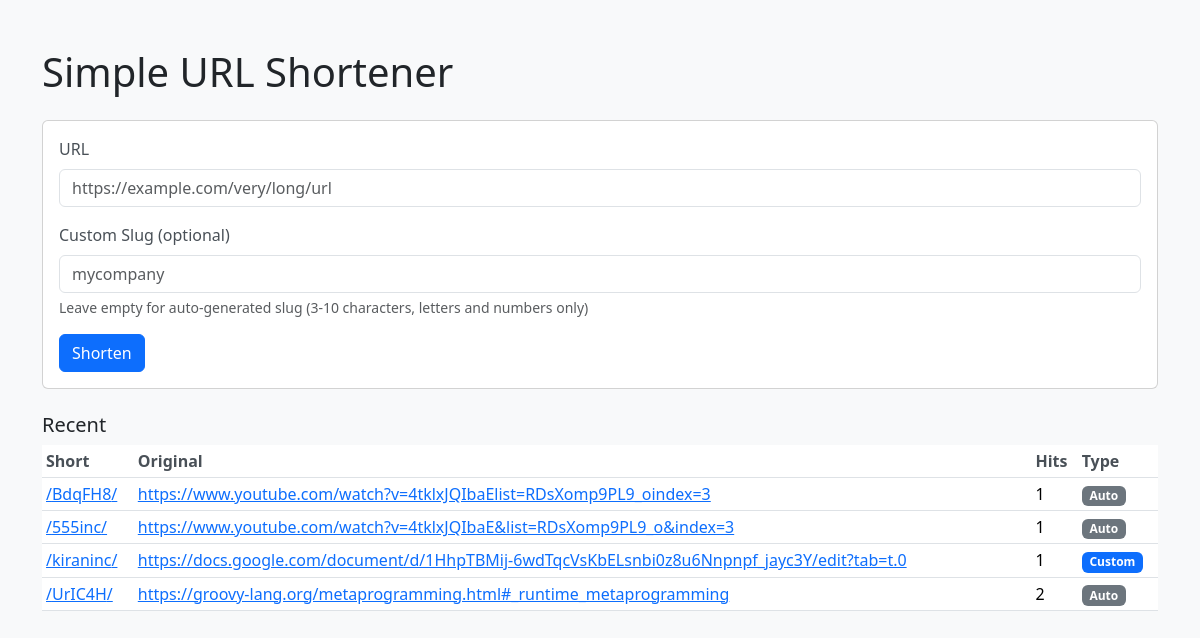
The page / on the database its author committed.
### shorten/models.py (models this page shows, shortened)
class ShortURL(models.Model):
    original_url = models.URLField(max_length=2048, unique=True)
    slug = models.CharField(max_length=10, unique=True, db_index=True)
    created_at = models.DateTimeField(default=timezone.now)
    hits = models.PositiveIntegerField(default=0)

### shorten/views.py (the view, shortened to what this page needs)
# urls.py: path('', views.index, name='index'),
def index(request):
    form = ShortenForm(request.POST or None)
    created = None
    return render(request, 'shorten/index.html', {
        'form': form,
        'created': created,
        'recent': ShortURL.objects.order_by('-created_at')[:10],
        'domain': request.get_host(),
    })

### shorten/forms.py (shortened to what this page needs)
class ShortenForm(forms.Form):
    original_url = forms.URLField(
        label='URL',
        max_length=2048,
        widget=forms.URLInput(attrs={
            'placeholder': 'https://example.com/very/long/url',
            'class': 'form-control',
            'autocomplete': 'off',
        })
    )
    custom_slug = forms.CharField(
        label='Custom Slug (optional)',
        required=False,
        max_length=10,
        min_length=3,
        widget=forms.TextInput(attrs={
            'placeholder': 'mycompany',
            'class': 'form-control',
            'autocomplete': 'off',
        }),
        help_text='Leave empty for auto-generated slug (3-10 characters, letters and numbers only)'
    )

### templates/shorten/index.html (shortened to what this page needs)
{% load static %}
<!doctype html>
<html lang="en">
<head>
  <link rel="stylesheet" href="https://cdn.jsdelivr.net/npm/bootstrap@5.3.2/dist/css/bootstrap.min.css"/>
  <link rel="stylesheet" href="{% static 'css/style.css' %}"/>
</head>
<body class="bg-light">
  <div class="container py-5">
    <h1 class="mb-4">Simple URL Shortener</h1>
    <div class="card mb-4">
      <div class="card-body">
        <form method="post" novalidate>
          <div class="mb-3">
            <label for="{{ form.original_url.id_for_label }}" class="form-label">{{ form.original_url.label }}</label>
            {{ form.original_url }}
          </div>
          <div class="mb-3">
            <label for="{{ form.custom_slug.id_for_label }}" class="form-label">{{ form.custom_slug.label }}</label>
            {{ form.custom_slug }}
            {% if form.custom_slug.help_text %}
              <div class="form-text">{{ form.custom_slug.help_text }}</div>
            {% endif %}
          </div>
          <button class="btn btn-primary">Shorten</button>
        </form>
      </div>
    </div>
    <h5>Recent</h5>
    <table class="table table-sm">
      <thead><tr><th>Short</th><th>Original</th><th>Hits</th><th>Type</th></tr></thead>
      <tbody>
        {% for item in recent %}
          <tr>
            <td><a href="http://{{ domain }}/{{ item.slug }}/">/{{ item.slug }}/</a></td>
            <td><a href="{{ item.original_url }}" target="_blank">{{ item.original_url }}</a></td>
            <td>{{ item.hits }}</td>
            <td>
              {% if item.slug|length <= 6 %}
                <span class="badge bg-secondary">Auto</span>
              {% else %}
                <span class="badge bg-primary">Custom</span>
              {% endif %}
            </td>
          </tr>
        {% empty %}
          <tr><td colspan="4">No links yet.</td></tr>
        {% endfor %}
      </tbody>
    </table>
  </div>
</body>
</html>

### static/css/style.css (style rules this page uses)
.form-label { font-weight: 500; color: #495057; }
.table th { font-weight: 600; color: #495057; }
.badge { font-size: 0.75em; }

### rows shown on the page
ShortURL: slug "BdqFH8", original_url "https://www.youtube.com/watch?v=4tklxJQIbaElist=RDsXomp9PL9_oindex=3", hits "1", shows "Auto"
ShortURL: slug "555inc", original_url "https://www.youtube.com/watch?v=4tklxJQIbaE&list=RDsXomp9PL9_o&index=3", hits "1", shows "Auto"
ShortURL: slug "kiraninc", original_url "https://docs.google.com/document/d/1HhpTBMij-6wdTqcVsKbELsnbi0z8u6Nnpnpf_jayc3Y/edit?tab=t.0", hits "1", shows "Custom"
ShortURL: slug "UrIC4H", original_url "https://groovy-lang.org/metaprogramming.html#_runtime_metaprogramming", hits "2", shows "Auto"
